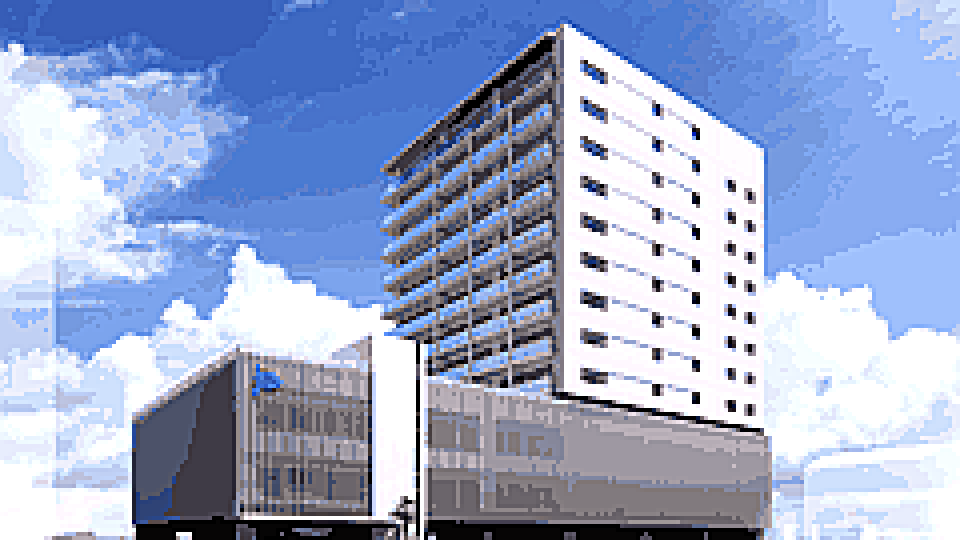
#> input picture assets/ui/jid_headquarters_pixel_art.png, 1920 x 1080 px, given in place of jid_headquarters_bg.jpg, which was not available (shown at 1/2 size)
$ python create_pixel_art.py
#> lines starting #> are read from the running program, lines starting #| are printed output that depends on the picture; pictures that were not available may be replaced by others from this repository, and a replacement may not be noted
#!/usr/bin/env python3
"""
写真からレトロゲーム風のドット絵を生成するツール
"""

from PIL import Image, ImageEnhance, ImageFilter
import sys

def create_retro_pixel_art(input_path, output_path, target_width=240, colors=32):
    """
    写真をレトロゲーム風のドット絵に変換

    Args:
        input_path: 入力画像のパス
        output_path: 出力画像のパス
        target_width: ドット絵の幅（ピクセル）
        colors: 使用する色数（少ないほどレトロ風）
    """
#> called with input_path = 'assets/ui/jid_headquarters_bg.jpg', output_path = 'assets/ui/jid_headquarters_pixel_art.png', target_width = 240, colors = 32
    print(f"画像を読み込んでいます: {input_path}")
    img = Image.open(input_path)
#> img is the input picture: PIL image 1920x1080 RGB; mean R, G, B 155.3, 170.2, 204.4

    # 1. アスペクト比を維持しながらリサイズ
    aspect_ratio = img.height / img.width
#> aspect_ratio = 0.562
    target_height = int(target_width * aspect_ratio)
#> target_height = 135
    print(f"ドット絵サイズ: {target_width}x{target_height}px")
#| ドット絵サイズ: 240x135px

    # 2. 小さいサイズにリサイズ（LANCZOSで高品質に）
    img_small = img.resize((target_width, target_height), Image.Resampling.LANCZOS)
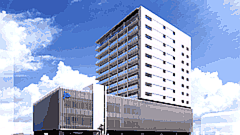
#> img_small: PIL image 240x135 RGB; mean R, G, B 155.2, 170.1, 204.3

    # 3. コントラストを強調（レトロゲーム風）
    enhancer = ImageEnhance.Contrast(img_small)
    img_small = enhancer.enhance(1.3)
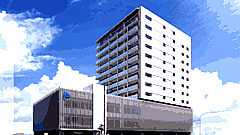
#> img_small: PIL image 240x135 RGB; mean R, G, B 146.4, 165.5, 205.6

    # 4. 彩度を少し上げる（レトロゲーム風の鮮やかな色）
    enhancer = ImageEnhance.Color(img_small)
    img_small = enhancer.enhance(1.2)
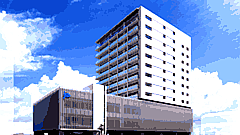
#> img_small: PIL image 240x135 RGB; mean R, G, B 142.5, 165.4, 210.5

    # 5. 色数を制限（パレット化）してレトロ風に
    print(f"色数を{colors}色に制限しています...")
    img_palette = img_small.convert('P', palette=Image.ADAPTIVE, colors=colors)
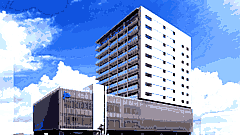
#> img_palette: PIL image 240x135 P; mean R, G, B 142.4, 166, 210.7

    # 6. RGBに戻す
    img_pixel = img_palette.convert('RGB')

    # 7. 軽いシャープフィルタを適用（ドットをくっきりさせる）
    img_pixel = img_pixel.filter(ImageFilter.SHARPEN)
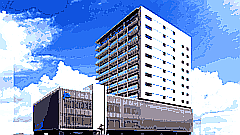
#> img_pixel: PIL image 240x135 RGB; mean R, G, B 142.1, 165.8, 209.6

    # 8. ゲーム画面サイズ（1920x1080）に最近傍補間で拡大
    # 画面全体を覆うように拡大（クロップあり）
    screen_width = 1920
    screen_height = 1080
    screen_aspect = screen_width / screen_height
    pixel_aspect = target_width / target_height
#> pixel_aspect = 1.78

    if pixel_aspect > screen_aspect:
        # 画像が横長の場合、高さを基準にして横をクロップ
        final_height = screen_height
        final_width = int(screen_height * pixel_aspect)
    else:
        # 画像が縦長の場合、幅を基準にして縦をクロップ
        final_width = screen_width
        final_height = int(screen_width / pixel_aspect)
#> final_height = 1080

    print(f"最終サイズに拡大: {final_width}x{final_height}px")
#| 最終サイズに拡大: 1920x1080px
    # 最近傍補間（NEAREST）でピクセル感を保持
    img_final = img_pixel.resize((final_width, final_height), Image.Resampling.NEAREST)
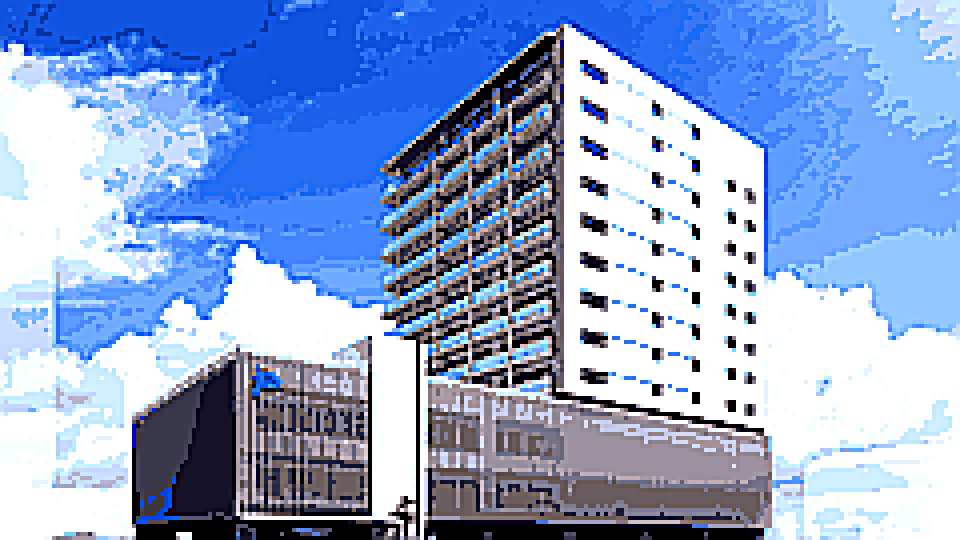
#> img_final: PIL image 1920x1080 RGB (shown at 1/2 size); mean R, G, B 142.1, 165.8, 209.6

    # 9. 画面サイズのキャンバスを作成して中央配置（クロップ）
    canvas = Image.new('RGB', (screen_width, screen_height), (0, 0, 0))
#> canvas: PIL image 1920x1080 RGB; every value is 0
    x_offset = (screen_width - final_width) // 2
    y_offset = (screen_height - final_height) // 2
#> y_offset = 0

    # クロップして画面サイズにぴったり合わせる
    if final_width > screen_width or final_height > screen_height:
        # クロップが必要な場合
        crop_x = max(0, -x_offset)
        crop_y = max(0, -y_offset)
        crop_width = min(final_width, screen_width)
        crop_height = min(final_height, screen_height)
        img_cropped = img_final.crop((crop_x, crop_y, crop_x + crop_width, crop_y + crop_height))
        canvas.paste(img_cropped, (max(0, x_offset), max(0, y_offset)))
    else:
        canvas.paste(img_final, (x_offset, y_offset))

    # 10. 保存
    print(f"保存しています: {output_path}")
    canvas.save(output_path, quality=95)
    print("完了！")

if __name__ == "__main__":
    input_image = "assets/ui/jid_headquarters_bg.jpg"
    output_image = "assets/ui/jid_headquarters_pixel_art.png"

    # スーパーファミコン風の設定
    # 幅240px = SFC解像度の約1/2（程よいドット感）
    # 32色 = レトロゲーム風のカラーパレット
    create_retro_pixel_art(
        input_image,
        output_image,
        target_width=240,  # ドット絵の幅
        colors=32  # 使用色数（16-64が良い感じ）
    )
